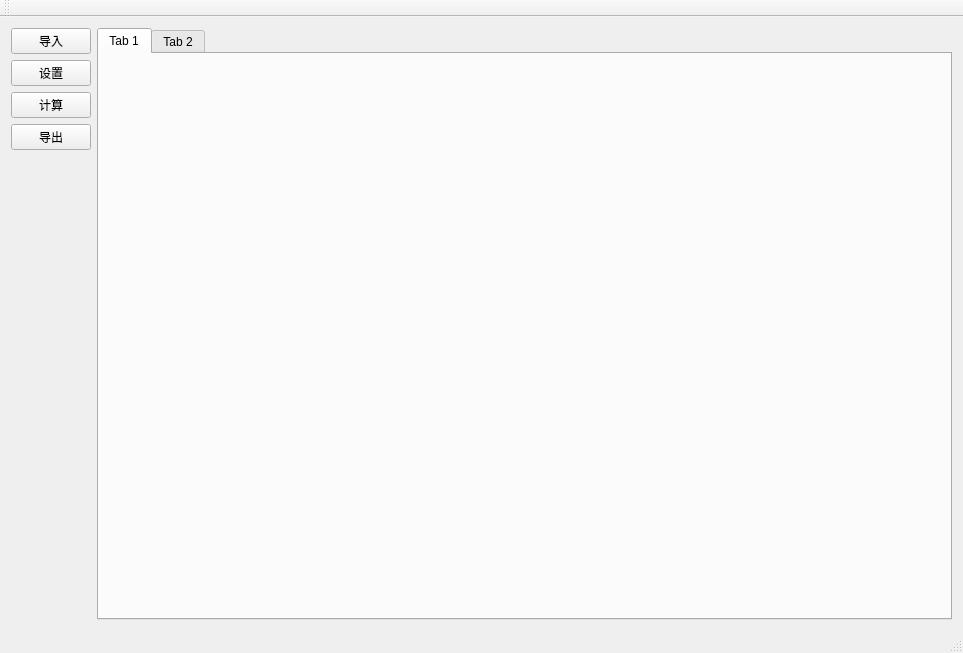
<?xml version="1.0" encoding="UTF-8"?>
<ui version="4.0">
 <class>MainWindow</class>
 <widget class="QMainWindow" name="MainWindow">
  <property name="geometry">
   <rect>
    <x>0</x>
    <y>0</y>
    <width>963</width>
    <height>653</height>
   </rect>
  </property>
  <property name="windowTitle">
   <string>MainWindow</string>
  </property>
  <widget class="QWidget" name="centralWidget">
   <layout class="QHBoxLayout" name="horizontalLayout">
    <item>
     <layout class="QVBoxLayout" name="verticalLayout">
      <item>
       <widget class="QPushButton" name="input">
        <property name="text">
         <string>导入</string>
        </property>
       </widget>
      </item>
      <item>
       <widget class="QPushButton" name="setting">
        <property name="text">
         <string>设置</string>
        </property>
       </widget>
      </item>
      <item>
       <widget class="QPushButton" name="calculate">
        <property name="text">
         <string>计算</string>
        </property>
       </widget>
      </item>
      <item>
       <widget class="QPushButton" name="output">
        <property name="text">
         <string>导出</string>
        </property>
       </widget>
      </item>
      <item>
       <spacer name="verticalSpacer">
        <property name="orientation">
         <enum>Qt::Vertical</enum>
        </property>
        <property name="sizeHint" stdset="0">
         <size>
          <width>20</width>
          <height>40</height>
         </size>
        </property>
       </spacer>
      </item>
     </layout>
    </item>
    <item>
     <widget class="QTabWidget" name="tab_m">
      <property name="currentIndex">
       <number>0</number>
      </property>
      <widget class="QWidget" name="tab">
       <attribute name="title">
        <string>Tab 1</string>
       </attribute>
      </widget>
      <widget class="QWidget" name="tab_2">
       <attribute name="title">
        <string>Tab 2</string>
       </attribute>
      </widget>
     </widget>
    </item>
   </layout>
  </widget>
  <widget class="QMenuBar" name="menuBar">
   <property name="geometry">
    <rect>
     <x>0</x>
     <y>0</y>
     <width>963</width>
     <height>25</height>
    </rect>
   </property>
  </widget>
  <widget class="QToolBar" name="mainToolBar">
   <attribute name="toolBarArea">
    <enum>TopToolBarArea</enum>
   </attribute>
   <attribute name="toolBarBreak">
    <bool>false</bool>
   </attribute>
  </widget>
  <widget class="QStatusBar" name="statusBar"/>
 </widget>
 <layoutdefault spacing="6" margin="11"/>
 <resources/>
 <connections/>
</ui>
